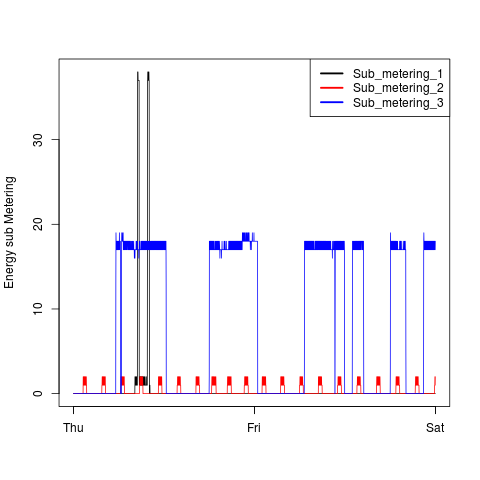

This chart was generated by the following R code:
source("loadData.R")

png("plot3.png")

source("energySubMeteringPlot.R")

dev.off()
